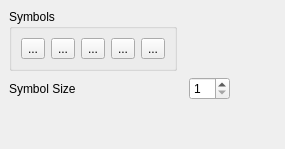
   <widget class="QWidget" name="tabHisto1D" >
    <attribute name="title" >
     <string>Histograms (1D)</string>
    </attribute>
    <layout class="QGridLayout" >
     <property name="margin" >
      <number>9</number>
     </property>
     <property name="spacing" >
      <number>6</number>
     </property>
     <item row="1" column="3" >
      <spacer>
       <property name="orientation" >
        <enum>Qt::Horizontal</enum>
       </property>
       <property name="sizeHint" >
        <size>
         <width>40</width>
         <height>20</height>
        </size>
       </property>
      </spacer>
     </item>
     <item row="1" column="2" >
      <widget class="QSpinBox" name="symbolSizeSpinBox1D" >
       <property name="minimum" >
        <number>1</number>
       </property>
       <property name="value" >
        <number>1</number>
       </property>
      </widget>
     </item>
     <item row="1" column="0" colspan="2" >
      <widget class="QLabel" name="symbolSizeLabel" >
       <property name="text" >
        <string>Symbol Size</string>
       </property>
      </widget>
     </item>
     <item row="2" column="0" >
      <spacer>
       <property name="orientation" >
        <enum>Qt::Vertical</enum>
       </property>
       <property name="sizeHint" >
        <size>
         <width>20</width>
         <height>40</height>
        </size>
       </property>
      </spacer>
     </item>
     <item row="0" column="0" >
      <widget class="QGroupBox" name="groupBox_5" >
       <property name="sizePolicy" >
        <sizepolicy>
         <hsizetype>0</hsizetype>
         <vsizetype>0</vsizetype>
         <horstretch>0</horstretch>
         <verstretch>0</verstretch>
        </sizepolicy>
       </property>
       <property name="title" >
        <string>Symbols</string>
       </property>
       <layout class="QHBoxLayout" >
        <property name="margin" >
         <number>9</number>
        </property>
        <property name="spacing" >
         <number>6</number>
        </property>
        <item>
         <widget class="QToolButton" name="circleSymbolToolButton1D" >
          <property name="text" >
           <string>...</string>
          </property>
          <property name="icon" >
           <iconset resource="PlotWidgets.qrc" >:/resource-1/ICONS/circle.png</iconset>
          </property>
          <property name="checkable" >
           <bool>true</bool>
          </property>
          <property name="autoExclusive" >
           <bool>true</bool>
          </property>
         </widget>
        </item>
        <item>
         <widget class="QToolButton" name="squareSymbolToolButton1D" >
          <property name="text" >
           <string>...</string>
          </property>
          <property name="icon" >
           <iconset resource="PlotWidgets.qrc" >:/resource-1/ICONS/square.png</iconset>
          </property>
          <property name="checkable" >
           <bool>true</bool>
          </property>
          <property name="autoExclusive" >
           <bool>true</bool>
          </property>
         </widget>
        </item>
        <item>
         <widget class="QToolButton" name="upTriangleSymbolToolButton1D" >
          <property name="text" >
           <string>...</string>
          </property>
          <property name="icon" >
           <iconset resource="PlotWidgets.qrc" >:/resource-1/ICONS/triup.png</iconset>
          </property>
          <property name="checkable" >
           <bool>true</bool>
          </property>
          <property name="autoExclusive" >
           <bool>true</bool>
          </property>
         </widget>
        </item>
        <item>
         <widget class="QToolButton" name="downTriangleSymbolToolButton1D" >
          <property name="text" >
           <string>...</string>
          </property>
          <property name="icon" >
           <iconset resource="PlotWidgets.qrc" >:/resource-1/ICONS/tridown.png</iconset>
          </property>
          <property name="checkable" >
           <bool>true</bool>
          </property>
          <property name="autoExclusive" >
           <bool>true</bool>
          </property>
         </widget>
        </item>
        <item>
         <widget class="QToolButton" name="noSymbolToolButton1D" >
          <property name="text" >
           <string>...</string>
          </property>
          <property name="icon" >
           <iconset resource="PlotWidgets.qrc" >:/resource-1/ICONS/nosymbol.png</iconset>
          </property>
          <property name="checkable" >
           <bool>true</bool>
          </property>
          <property name="autoExclusive" >
           <bool>true</bool>
          </property>
         </widget>
        </item>
       </layout>
      </widget>
     </item>
     <item row="0" column="1" colspan="3" >
      <spacer>
       <property name="orientation" >
        <enum>Qt::Horizontal</enum>
       </property>
       <property name="sizeHint" >
        <size>
         <width>40</width>
         <height>20</height>
        </size>
       </property>
      </spacer>
     </item>
    </layout>
   </widget>
